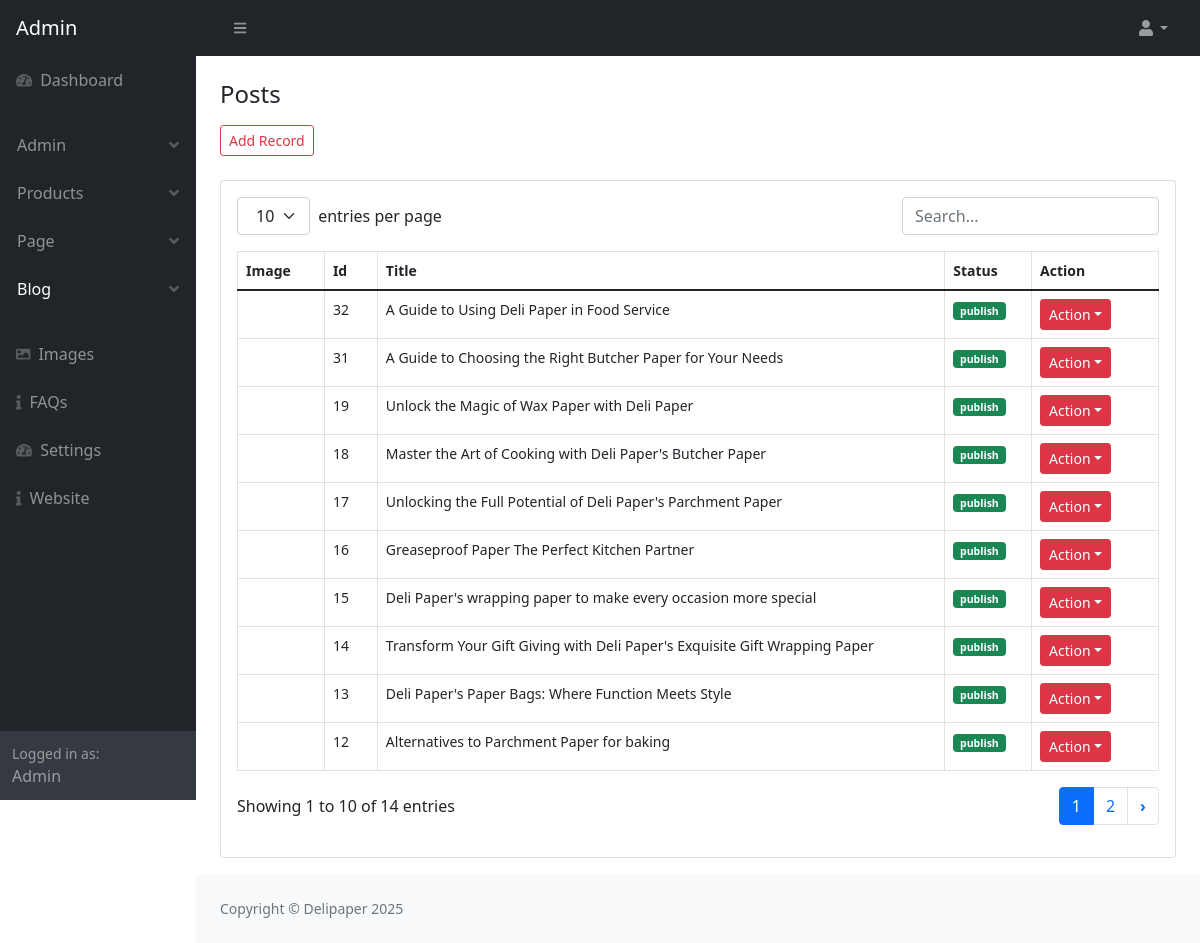
The app's page /admin/post_view.php (signed in), older data.
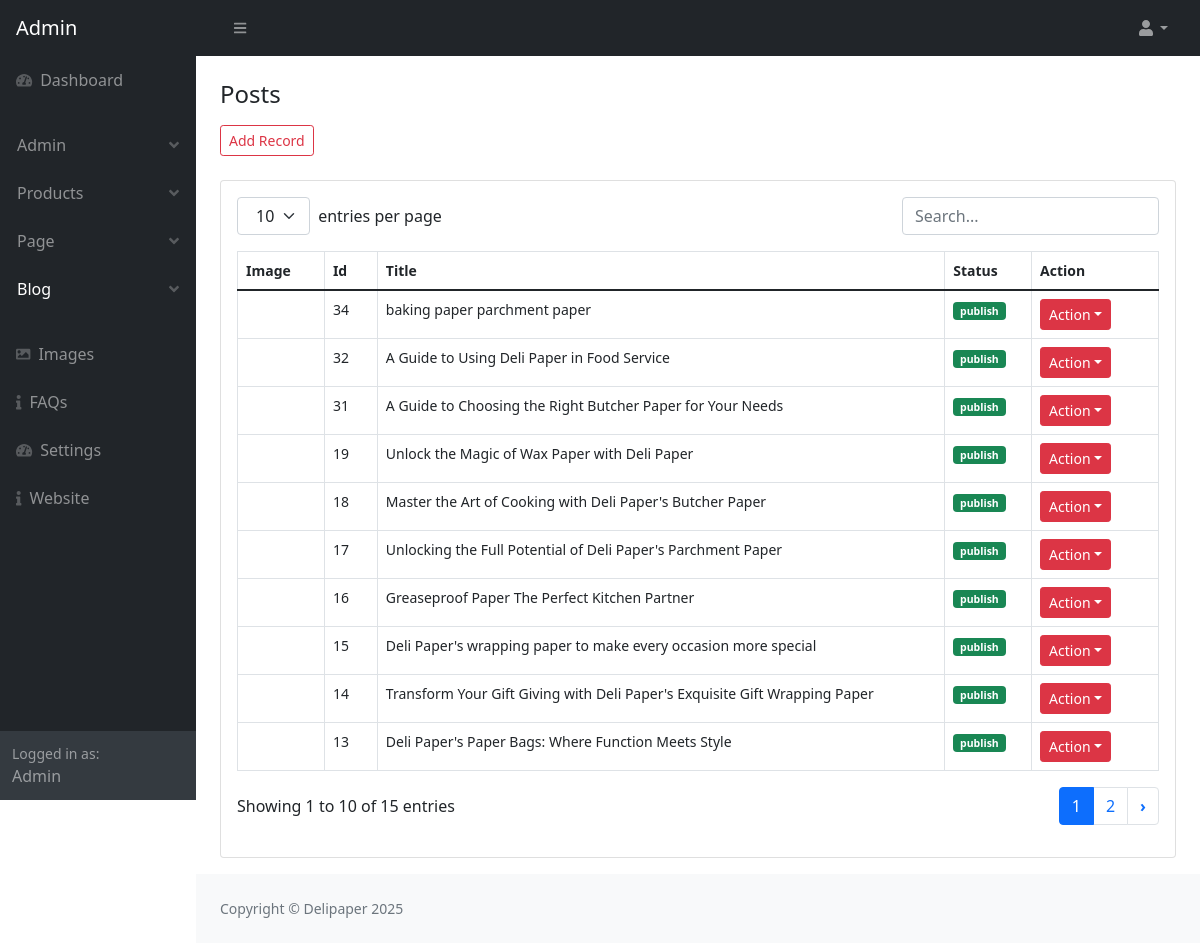
The same page, newer data.
### tables this page shows
CREATE TABLE `post` (
  `post_id` int(11) NOT NULL AUTO_INCREMENT,
  `category_id` int(11) NOT NULL,
  `post_title` varchar(500) NOT NULL,
  `post_url` varchar(500) NOT NULL,
  `post_content` text NOT NULL,
  `post_thumbnail` varchar(500) NOT NULL,
  `post_views` int(11) NOT NULL,
  `post_date` varchar(255) NOT NULL,
  `post_status` varchar(255) NOT NULL,
  `post_index` varchar(255) NOT NULL,
  PRIMARY KEY (`post_id`)
);

CREATE TABLE `setting` (
  `setting_id` int(11) NOT NULL AUTO_INCREMENT,
  `website_title` varchar(500) NOT NULL,
  `website_url` varchar(500) NOT NULL,
  `website_logo` varchar(500) NOT NULL,
  `website_favicon` varchar(500) NOT NULL,
  `website_head_code` text NOT NULL,
  `ad_code_one` text NOT NULL,
  `ad_code_two` text NOT NULL,
  `ad_code_three` text NOT NULL,
  `footer_text` text NOT NULL,
  `facebook` varchar(255) NOT NULL,
  `twitter` varchar(255) NOT NULL,
  `instagram` varchar(25) NOT NULL,
  `pinterest` varchar(255) NOT NULL,
  PRIMARY KEY (`setting_id`)
);

### admin/post_view.php (the view, shortened to what this page needs)
<?php
$page = "post";
require_once('parts/top.php'); ?>
</head>
<body class="sb-nav-fixed">
    <?php require_once('parts/navbar.php'); ?>
    <div id="layoutSidenav">
        <?php require_once('parts/sidebar.php'); ?>
        <div id="layoutSidenav_content" class="">
            <main class="">
                <div class="container-fluid  px-4">
                    <div class="page-header">
                        <div class="col-12 mt-4 mb-4">
                            <h4 class="mb-3">Posts</h4>
                            <a href="post_add.php" class="btn btn-sm  btn-outline-danger">Add Record</a>
                        </div>
                    </div>
                    <div class="card mb-3 bg-white">
                        <div class="card-body ">
                            <table id="datatablesSimple" class="table table-hover table-sm table-responsive">
                                <thead>
                                    <tr>
                                        <th>Image</th>
                                        <th>Id</th>
                                        <th>Title</th>
                                        <th>Status</th>
                                        <th>Action</th>
                                    </tr>
                                </thead>
                                <tbody>
                                    <?php
                                    require_once('parts/db.php');
                                    $select = "SELECT * FROM post  ORDER BY post_id DESC";
                                    $run = mysqli_query($conn, $select);
                                    while ($row = mysqli_fetch_array($run)) {
                                        $post_id = $row['post_id'];
                                        $post_title = $row['post_title'];
                                        $post_status = $row['post_status'];
                                        $post_thumbnail = $row['post_thumbnail'];
                                        if ($post_status == "publish") {
                                            $color = "success";
                                        } else {
                                            $color = "danger";
                                        }
                                    ?>
                                    <tr>
                                        <td><img src="assets/img/<?php echo $post_thumbnail;?>" height="35px" alt="">
                                        </td>
                                        <td><?php echo $post_id; ?></td>
                                        <td><?php echo $post_title; ?></td>
                                        <td><span
                                                class="badge bg-<?php echo $color; ?>"><?php echo $post_status; ?></span>
                                        </td>
                                        <td>
                                            <ul class="navbar-nav ms-auto ms-md-0 me-3 me-lg-4">
                                                <li class="nav-item dropdown">
                                                    <button class="btn btn-danger btn-sm dropdown-toggle"
                                                        id="navbarDropdown" href="#" role="button"
                                                        data-bs-toggle="dropdown"
                                                        aria-expanded="false">Action</i></button>
                                                </li>
                                            </ul>
                                        </td>
                                    </tr>
                                    <?php    } ?>
                                </tbody>
                            </table>
                        </div>
                    </div>
            </main>
            <?php require_once('parts/footer.php'); ?>
        </div>
    </div>
</body>
</html>

### admin/parts/top.php (shortened to what this page needs)
<?php
require_once('parts/db.php');
	if(!isset($_SESSION['admin_email'])){
		echo "<script>window.open('login.php','_self');</script>";
	}else{
		$admin_email = $_SESSION['admin_email'];
		  $select_admin = "SELECT * FROM admin WHERE admin_email='$admin_email' ";
                    $run_admin = mysqli_query($conn,$select_admin);
                    $row_admin = mysqli_fetch_array($run_admin);
						$admin_name = $row_admin['admin_name'];
						$admin_role = $row_admin['admin_role'];
	}
				$select_setting = "SELECT * FROM setting ";
				$run_setting = mysqli_query($conn,$select_setting);
				$row_setting = mysqli_fetch_array($run_setting);
					$website_title = $row_setting['website_title'];
?>
<!DOCTYPE html>
<html lang="en">
<head>
    <link href="https://cdn.jsdelivr.net/npm/simple-datatables@latest/dist/style.css" rel="stylesheet" />
    <link href="css/styles.css" rel="stylesheet" />

### admin/parts/navbar.php (shortened to what this page needs)
<nav class="sb-topnav navbar navbar-expand navbar-dark bg-dark">
    <a class="navbar-brand ps-3" href="index.php">Admin</a>
    <button class="btn btn-link btn-sm order-1 order-lg-0 me-4 me-lg-0" id="sidebarToggle" href="#!"><i
            class="fas fa-bars"></i></button>
    <ul class="navbar-nav ms-auto ms-md-0 me-3 me-lg-4">
        <li class="nav-item dropdown">
            <a class="nav-link dropdown-toggle" id="navbarDropdown" href="#" role="button" data-bs-toggle="dropdown"
                aria-expanded="false"><i class="fas fa-user fa-fw"></i></a>
        </li>
    </ul>
</nav>

### admin/parts/sidebar.php (shortened to what this page needs)
<div id="layoutSidenav_nav">
    <nav class="sb-sidenav accordion sb-sidenav-dark" id="sidenavAccordion">
        <div class="sb-sidenav-menu">
            <div class="nav">
                <?php
                       if ($admin_role == "admin") {
                       ?>
                <a class="nav-link" href="index.php">
                    <div class="sb-nav-link-icon"><i class="fas fa-tachometer-alt"></i></div>
                    Dashboard
                </a>
                <?php }?>
                <ul class="navbar-nav p-3 btn ">
                    <?php
                       if ($admin_role == "admin") {
                       ?>
                    <li class="nav-item  dropdown">
                        <a class="nav-link <?php if ($page == "admin") {
                                                   echo "active";
                                               } ?> dropdown " id="navbarDropdown" href="#" role="button"
                            data-bs-toggle="dropdown" aria-expanded="false">Admin<div
                                class="sb-sidenav-collapse-arrow"><i class="fas fa-angle-down"></i></div></a>
                    </li>
                    <li class="nav-item dropdown">
                        <a class="nav-link <?php if ($page == "product") {
                                                   echo "active";
                                               } ?> dropdown " id="navbarDropdown" href="#" role="button"
                            data-bs-toggle="dropdown" aria-expanded="false">Products<div
                                class="sb-sidenav-collapse-arrow"><i class="fas fa-angle-down"></i></div></a>
                    </li>
                    <li class="nav-item dropdown">
                        <a class="nav-link <?php if ($page == "page") {
                                                   echo "active";
                                               } ?> dropdown " id="navbarDropdown" href="#" role="button"
                            data-bs-toggle="dropdown" aria-expanded="false">Page<div
                                class="sb-sidenav-collapse-arrow"><i class="fas fa-angle-down"></i></div></a>
                    </li>
                    <?php } ?>
                    <li class="nav-item dropdown">
                        <a class="nav-link <?php if ($page == "post") {
                                               echo "active";
                                           } ?> dropdown" id="navbarDropdown" href="#" role="button"
                            data-bs-toggle="dropdown" aria-expanded="false">Blog<div
                                class="sb-sidenav-collapse-arrow"><i class="fas fa-angle-down"></i></div></a>
                    </li>
                </ul>
                <a class="nav-link <?php if ($page == "image") {
                                       echo "active";
                                   } ?>" href="image_add.php">
                    <div class="sb-nav-link-icon"><i class="fas fa-image"></i></div>
                    Images
                </a>
                <?php
                   if ($admin_role == "admin") {
                   ?>
                <a class="nav-link <?php if ($page == "faq") {
                                           echo "active";
                                       } ?>" href="faq.php">
                    <div class="sb-nav-link-icon"><i class="fas fa-info"></i></div>
                    FAQs
                </a>
                <a class="nav-link <?php if ($page == "setting") {
                                           echo "active";
                                       } ?>" href="setting.php">
                    <div class="sb-nav-link-icon"><i class="fas fa-tachometer-alt"></i></div>
                    Settings
                </a>
                <a class="nav-link" href="../index.php">
                    <div class="sb-nav-link-icon"><i class="fas fa-info"></i></div>
                    Website
                </a>
                <?php } ?>
            </div>
        </div>
        <div class="sb-sidenav-footer">
            <div class="small">Logged in as:</div>
            <?php echo ucfirst($admin_name); ?>
        </div>
    </nav>
</div>

### admin/parts/footer.php
<footer class="py-4 bg-light mt-auto">
    <div class="container-fluid px-4">
        <div class="d-flex align-items-center justify-content-between small">
            <div class="text-muted">Copyright &copy; <?php echo $website_title; ?> <?php echo  date("Y"); ?></div>
        </div>
    </div>
</footer>

Row changes from the older to the newer data that the page shows:
no longer on this page (row unchanged): post: post_id "12", post_title "Alternatives to Parchment Paper for baking", post_status "publish"
added post: post_id "34", post_title "baking paper parchment paper", post_status "publish"
Text that changed along with them:
text written by a page script: "entries per page Showing 1 to 10 of 14 entries 1 2 ›" → "entries per page Showing 1 to 10 of 15 entries 1 2 ›"
